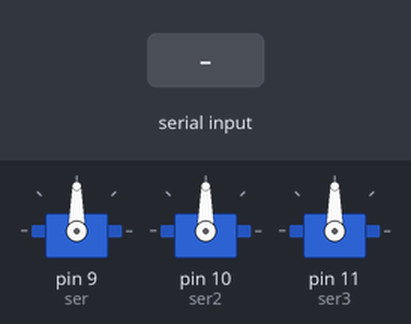
Recording of a sketch running on a simulated Arduino Uno, built with avr-gcc and run on an emulated ATmega328P. Parts: 3 × servo. The test bench sets the inputs (shaded band).

Above: at 1.2 s.
1.3 s: "d" received over Serial
At 1.7 s:
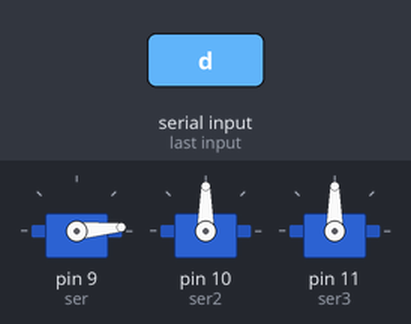
2.8 s: "w" received over Serial
At 4.0 s:
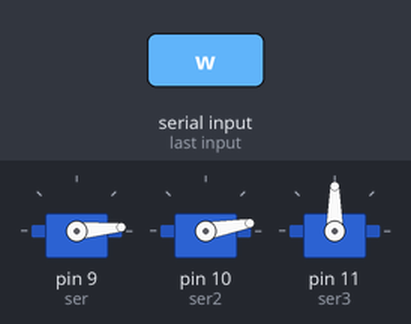
4.3 s: "q" received over Serial
At 5.1 s:
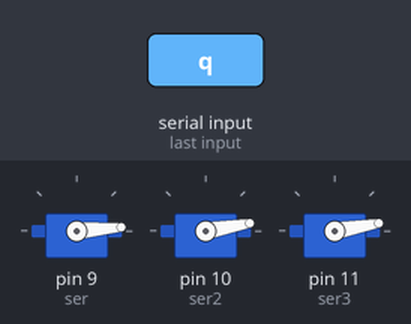
5.8 s: "w" received over Serial
At 6.3 s:
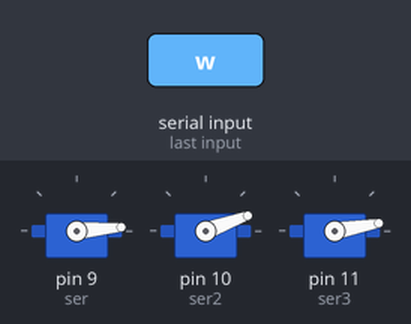
7.3 s: "q" received over Serial
At 8.5 s:
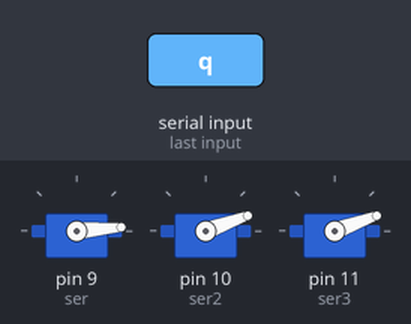
8.8 s: "s" received over Serial
At 9.8 s:
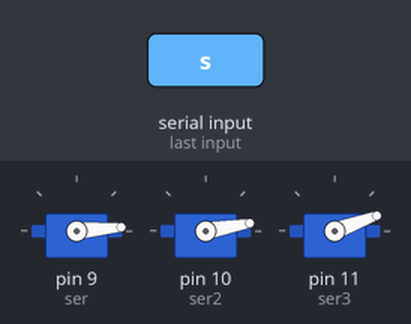
Timing chart, 0 to 11.3 s (numbered marks = the images above; inputs shaded):
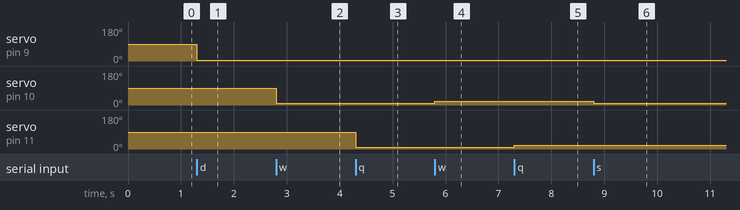

The sketch:

sketch_nov01d.ino
```cpp
#include<Servo.h> // include server library
Servo ser; // create servo object to control a servo
Servo ser2; //create servo object 2 for up and down
Servo ser3; // create servo object 3 for up and down
int poser = 0; // initial position of server
int poser2 = 0;
int poser3 = 0;
int val; // initial value of input

void setup() {
  Serial.begin(9600); // Serial comm sends data at 9600 bites per second
  ser.attach(9);// servor is connected at pin 9
  ser2.attach(10); // servor is connected at pin 10
  ser3.attach(11); // servor is connected at pin11
}

void loop() {
  if (Serial.available()) // check if there is an input sent from Tera
  {
    val = Serial.read();// then read the serial value
    if (val == 'd') // checks if the key pressed is d
    {
      poser += 5; //than position of servo motor increases by 1 ( anti clockwise)
      ser.write(poser);// the servo wil
      delay(10);//delay for the servo to get to the position
    }

    if (val == 'a') //if value input is equals to a
    {
      poser -= 5; //than position of servo motor decreases by 1 (clockwise)
      ser.write(poser);// the servo will move according to position
      delay(10);//delay for the servo to get to the position
    }

       if (val == 'w') // check if w has been pressed
    {
      poser2 += 10; //than position of servo motor increases by 1 ( anti clockwise)
      ser2.write(poser2);// the servo will move according to position
      delay(10);//delay for the servo to get to the position
    }
    if (val == 's') //if value input is equals to s-pri
    {
      poser2 -= 10; //than position of servo motoree decreases by 1 (clockwise)
      ser2.write(poser2);// the servo will move according to position
      delay(10);//delay for the servo to get to the position
    }

       if (val == 'q') //if value input is equals to s-pri
    {
      poser3 += 10; //than position of servo motor decreases by 1 (clockwise)
      ser3.write(poser3);// the servo will move according to position
      delay(10);//delay for the servo to get to the position
    }

      if (val == 'e') //if value input is equals to s-pri
    {
      poser3 -= 10; //than position of servo motor decreases by 1 (clockwise)
      ser3.write(poser3);// the servo will move according to position
      delay(10);//delay for the servo to get to the position
    }


  }
}
```

Measured:
- after the input at 1.3 s, servo on pin 9 (ser): 90° → 5° at once
- after the input at 2.8 s, servo on pin 10 (ser2): 90° → 10° at once
- after the input at 4.3 s, servo on pin 11 (ser3): 90° → 10° at once
- after the input at 5.8 s, servo on pin 10 (ser2): 10° → 20° at once
- after the input at 7.3 s, servo on pin 11 (ser3): 10° → 20° at once
- after the input at 8.8 s, servo on pin 10 (ser2): 20° → 10° at once
